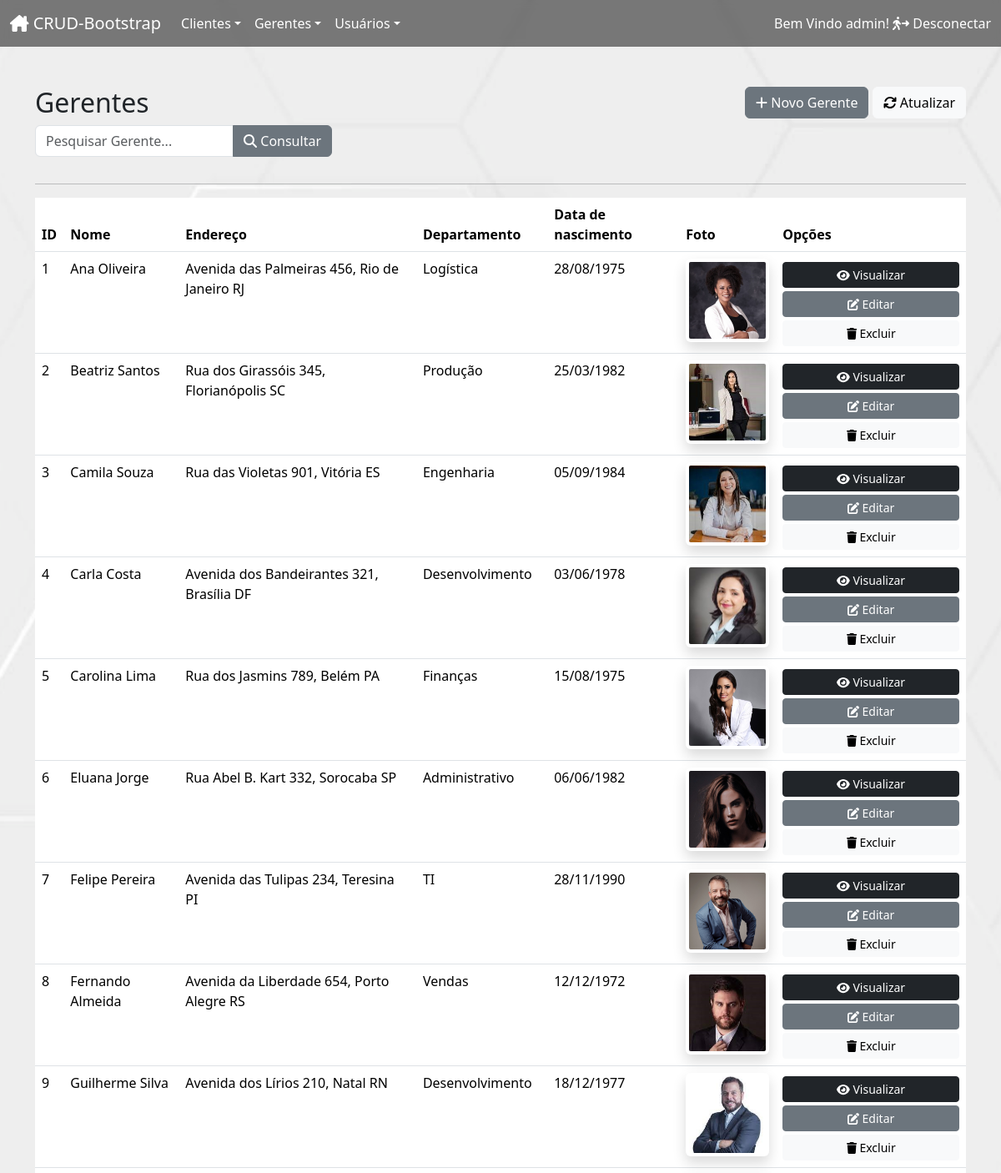
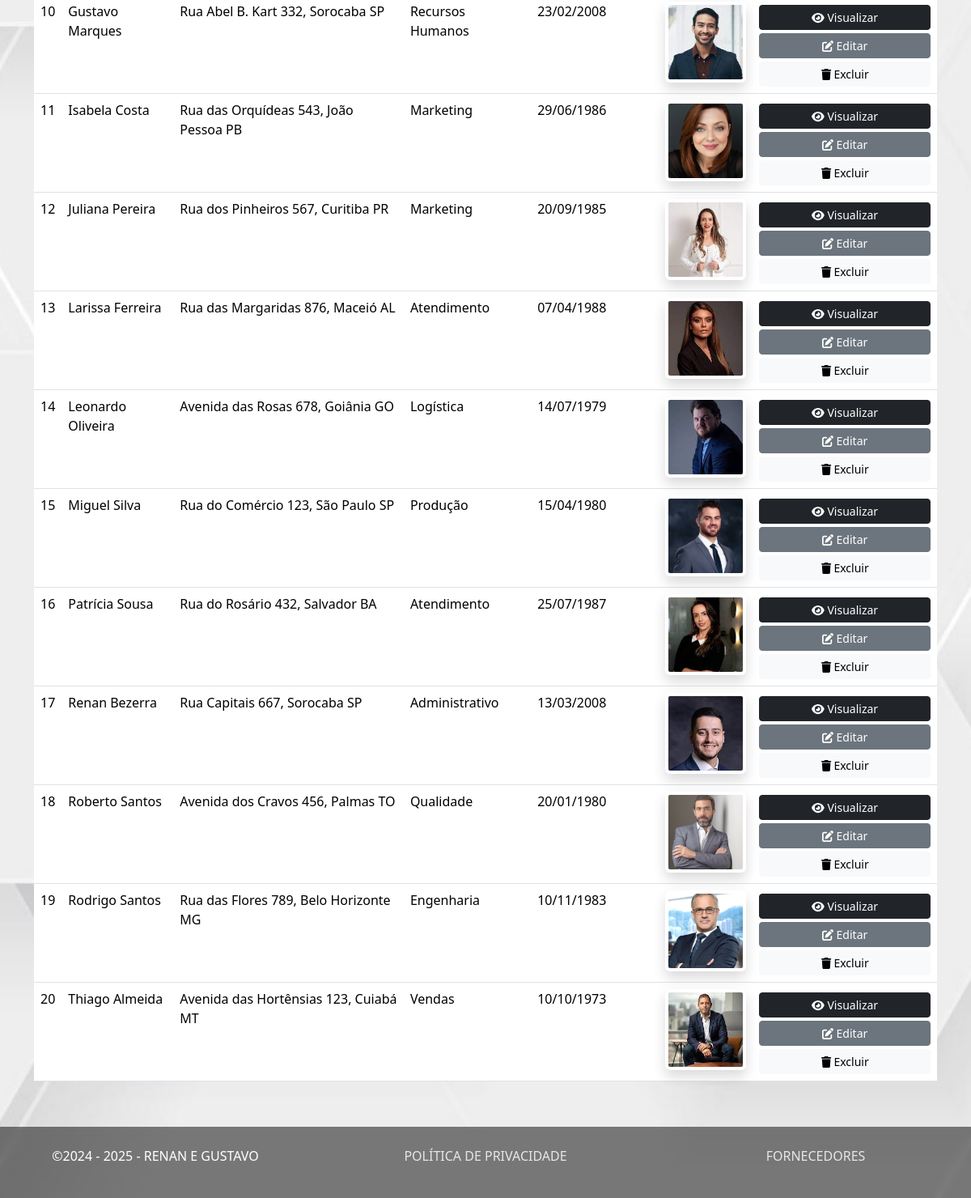
Page /gerentes/index.php (signed in) on the committed database (2 pictures, top to bottom).
### tables this page shows
CREATE TABLE `gerentes` (
  `id` int(11) NOT NULL,
  `nome` varchar(50) NOT NULL,
  `endereco` varchar(50) NOT NULL,
  `depto` varchar(20) NOT NULL,
  `datanasc` datetime NOT NULL,
  `foto` varchar(30) NOT NULL,
  `criacao` datetime NOT NULL,
  `modificacao` datetime NOT NULL
);

### inc/database.php (called while the page is built, shortened)
<?php
	function open_database() {
		try {
			$conn = new PDO("mysql:host=". DB_HOST .";dbname=" . DB_NAME . ";charset=utf8", DB_USER, DB_PASSWORD);
			$conn->setAttribute(PDO::ATTR_ERRMODE, PDO::ERRMODE_EXCEPTION);
			return $conn;
		} catch (Exception $e) {
			throw $e;
			return null;
		}
	}
	function filter($table = null, $condition = null) {
		$database = open_database();
		$found = null;
		try {
			$sql = "SELECT * FROM " . $table;
			$stmt = $database->query($sql);
			$found = $stmt->fetchAll(PDO::FETCH_ASSOC);
		} catch (Exception $e) {
			$_SESSION['message'] = $e->getMessage();
			$_SESSION['type'] = 'danger';
		}
		return $found;
	}
	function find_all($table) {
		return filter($table);
	}
	function formatadata( $data, $formato) {
		$dt = new DateTime ($data, new DateTimeZone("America/Sao_Paulo"));
		return $dt->format($formato);
	}
?>

### gerentes/functions.php (called while the page is built, shortened)
<?php
	function index() {
		if (!empty($_POST['nome'])) {
			$search = $_POST['nome'];
			$gerentes = filter("gerentes", "nome LIKE '%" . $search . "%'");
		} else {
			$gerentes = find_all("gerentes");
		}
	}
?>

### gerentes/index.php (the view, shortened to what this page needs)
<?php
	include("functions.php");
	index();
	include(HEADER_TEMPLATE);
?>
			<div class="container-index-gerentes container-lg">
				<header class="mt-5">
					<div class="row">
						<div class="col-sm-6">
							<h2>Gerentes</h2>
						</div>
						<div class="col-sm-6 text-end">
							<a class="btn btn-secondary" href="add.php"><i class="fa fa-plus"></i> Novo Gerente</a>
							<a class="btn btn-light" href="index.php"><i class="fa fa-refresh"></i> Atualizar</a>
						</div>
						<form name="filtro" action="index.php" method="post">
							<div class="row">
								<div class="form-group col-md-4">
									<div class="input-group mb-3">
										<input type="text" class="form-control" maxlength="50" name="nome" placeholder="Pesquisar Gerente..." required>
										<button type="submit" class="btn btn-secondary"><i class='fas fa-search'></i> Consultar</button>
									</div>
								</div>
							</div>
						</form>
					</div>
				</header>
				<hr>
				<div class="table-responsive">
					<table class="table table-hover">
						<thead>
							<tr>
								<th>ID</th>
								<th>Nome</th>
								<th>Endereço</th>
								<th>Departamento</th>
								<th>Data de nascimento</th>
								<th>Foto</th>
								<th>Opções</th>
							</tr>
						</thead>
						<tbody>
<?php if ($gerentes) : ?>
<?php foreach ($gerentes as $gerente) : ?>
							<tr>
								<td><?php echo $gerente['id']; ?></td>
								<td><?php echo $gerente['nome']; ?></td>
								<td><?php echo $gerente['endereco']; ?></td>
								<td><?php echo $gerente['depto']; ?></td>
								<td><?php echo formatadata($gerente['datanasc'],"d/m/Y"); ?></td>
								<td><?php
									if(!empty($gerente['foto'])){
										echo "<img src=\"fotos/{$gerente['foto']}\" class=\"shadow p-1 mb-1 bg-body rounded\" width=\"100px\">";
									}else{
										echo "<img src=\"fotos/semimagem.jpg\" class=\"shadow p-1 mb-1 bg-body rounded\" width=\"100px\">";
									}
								?></td>
								<td class="actions text-right">
									<a href="view.php?id=<?php echo $gerente['id']; ?>" class="btn btn-sm btn-dark col-12 mt-1"><i class="fa fa-eye"></i> Visualizar</a>
									<a href="edit.php?id=<?php echo $gerente['id']; ?>" class="btn btn-sm btn-secondary col-12 mt-1"><i class="fa-solid fa-pen-to-square"></i> Editar</a>
									<a href="#" class="btn btn-sm btn-light col-12 mt-1" data-bs-toggle="modal" data-bs-target="#delete-modal" data-customer="<?php echo $gerente['id']; ?>">
										<i class="fa fa-trash"></i> Excluir
									</a>
								</td>
							</tr>
<?php endforeach; ?>
<?php else : ?>
							<tr>
								<td colspan="12">Nenhum registro encontrado.</td>
							</tr>
<?php endif; ?>
						</tbody>
					</table>
				</div>
			</div>
<?php
	include(FOOTER_TEMPLATE);
?>

### inc/header.php (shortened to what this page needs)
<!DOCTYPE html>
<html lang="pt-br">
	<head>
		<link rel="stylesheet" href="<?php echo BASEURL; ?>css/bootstrap/bootstrap.min.css">
		<link rel="stylesheet" href="<?php echo BASEURL; ?>css/fontawesome/all.min.css">
		<link rel="stylesheet" href="<?php echo BASEURL; ?>css/style.css">
	</head>
	<body>
		<nav class="navbar navbar-expand-lg navbar-transparente" data-bs-theme="dark">
			<div class="container-fluid">
				<a class="navbar-brand" href="<?php echo BASEURL; ?>"><i class="fa-solid fa-house-chimney"></i> CRUD-Bootstrap</a>
				<div class="collapse navbar-collapse" id="navbarText">
					<ul class="navbar-nav me-auto mb-2 mb-lg-0">
						<li class="nav-item">
							<div class="dropdown">
								<a class="nav-link dropdown-toggle text" href="#" role="button" data-bs-toggle="dropdown" aria-expanded="false">Clientes</a>
							</div>
						</li>
						<li class="nav-item">
							<div class="dropdown">
								<a class="nav-link dropdown-toggle text" href="#" role="button" data-bs-toggle="dropdown" aria-expanded="false">Gerentes</a>
							</div>
						</li>
<?php if (isset($_SESSION["user"])): ?>
<?php if ($_SESSION["user"] == "admin"): ?>
						<li class="nav-item">
							<div class="dropdown">
								<a class="nav-link dropdown-toggle text" href="#" role="button" data-bs-toggle="dropdown" aria-expanded="false">Usuários</a>
							</div>
						</li>
<?php endif; ?>
<?php endif; ?>
					</ul>
					<div class="ms-auto">
<?php if (isset($_SESSION["user"])): ?>
						<a href="<?php echo BASEURL; ?>inc/logout.php" class="nav-link nav-text">Bem Vindo <?php echo $_SESSION["user"]; ?>! <i class="fa-solid fa-person-walking-arrow-right"></i> Desconectar</a>
<?php else: ?>
						<a href="<?php echo BASEURL; ?>inc/login.php" class="nav-link nav-text"><i class="fa-solid fa-user-lock"></i> Login</a>
<?php endif; ?>
					</div>
				</div>
			</div>
		</nav>
		<main>

### inc/footer.php (shortened to what this page needs)
		</main>
		<footer class="footer-transparente footer-estilo">
			<br>
			<div class="row">
				<div class="col-4 text-center">
					<p class="txt-footer">&copy;2024 - <?php $data = new Datetime("now", new DateTimeZone("America/Sao_Paulo")); echo $data->format("Y"); ?>  - RENAN E GUSTAVO</p>
				</div>
				<div class="col-4 text-center">
					<a class="link-footer" href="#" target="_blank">POLÍTICA DE PRIVACIDADE</a>
				</div>
				<div class="col-4 text-center">
					<a class="link-footer" href="#">FORNECEDORES</a>
				</div>
			</div>
			<br>
		</footer>
	</body>
</html>

### css/style.css (style rules this page uses)
html, body { height: 100%; overflow-x:hidden; }
body { background-image: url("../img/bg.jpg"); background-repeat: no-repeat; background-position: center; background-size: cover; }
footer a { color:#e6e6e6; text-decoration:none; }
.navbar { position: relative; z-index: 1060; }
.navbar-transparente { background-color: rgba(0, 0, 0, 0.5); backdrop-filter: blur(5px); margin-bottom: 5vh; }
.footer-transparente { background-color: rgba(0, 0, 0, 0.5); backdrop-filter: blur(5px); margin-top: 5vh; }
.footer-estilo { color:#ffffff; }
.table-responsive { overflow-x: auto; }
.nav-link { color:#ffffff; }
.container-erro-index, .container-edit-usuarios, .container-valida, .container-index-customers, .container-add-customers, .container-edit-customers, .container-view-usuarios, .container-add-usuarios, .container-add-gerentes, .container-edit-gerentes, .container-view-gerentes, .container-index-usuarios, .container-index-gerentes { height: auto; min-height: 110vh; }
input::placeholder { color: #fff; }

### rows in the picture
gerentes: id "1", nome "Ana Oliveira", endereco "Avenida das Palmeiras 456, Rio de Janeiro RJ", depto "Logística", datanasc "28/08/1975", foto (picture)
gerentes: id "2", nome "Beatriz Santos", endereco "Rua dos Girassóis 345, Florianópolis SC", depto "Produção", datanasc "25/03/1982", foto (picture)
gerentes: id "3", nome "Camila Souza", endereco "Rua das Violetas 901, Vitória ES", depto "Engenharia", datanasc "05/09/1984", foto (picture)
gerentes: id "4", nome "Carla Costa", endereco "Avenida dos Bandeirantes 321, Brasília DF", depto "Desenvolvimento", datanasc "03/06/1978", foto (picture)
gerentes: id "5", nome "Carolina Lima", endereco "Rua dos Jasmins 789, Belém PA", depto "Finanças", datanasc "15/08/1975", foto (picture)
gerentes: id "6", nome "Eluana Jorge", endereco "Rua Abel B. Kart 332, Sorocaba SP", depto "Administrativo", datanasc "06/06/1982", foto (picture)
gerentes: id "7", nome "Felipe Pereira", endereco "Avenida das Tulipas 234, Teresina PI", depto "TI", datanasc "28/11/1990", foto (picture)
gerentes: id "8", nome "Fernando Almeida", endereco "Avenida da Liberdade 654, Porto Alegre RS", depto "Vendas", datanasc "12/12/1972", foto (picture)
gerentes: id "9", nome "Guilherme Silva", endereco "Avenida dos Lírios 210, Natal RN", depto "Desenvolvimento", datanasc "18/12/1977", foto (picture)
gerentes: id "10", nome "Gustavo Marques", endereco "Rua Abel B. Kart 332, Sorocaba SP", depto "Recursos Humanos", datanasc "23/02/2008", foto (picture)
gerentes: id "11", nome "Isabela Costa", endereco "Rua das Orquídeas 543, João Pessoa PB", depto "Marketing", datanasc "29/06/1986", foto (picture)
gerentes: id "12", nome "Juliana Pereira", endereco "Rua dos Pinheiros 567, Curitiba PR", depto "Marketing", datanasc "20/09/1985", foto (picture)
gerentes: id "13", nome "Larissa Ferreira", endereco "Rua das Margaridas 876, Maceió AL", depto "Atendimento", datanasc "07/04/1988", foto (picture)
gerentes: id "14", nome "Leonardo Oliveira", endereco "Avenida das Rosas 678, Goiânia GO", depto "Logística", datanasc "14/07/1979", foto (picture)
gerentes: id "15", nome "Miguel Silva", endereco "Rua do Comércio 123, São Paulo SP", depto "Produção", datanasc "15/04/1980", foto (picture)
gerentes: id "16", nome "Patrícia Sousa", endereco "Rua do Rosário 432, Salvador BA", depto "Atendimento", datanasc "25/07/1987", foto (picture)
gerentes: id "17", nome "Renan Bezerra", endereco "Rua Capitais 667, Sorocaba SP", depto "Administrativo", datanasc "13/03/2008", foto (picture)
gerentes: id "18", nome "Roberto Santos", endereco "Avenida dos Cravos 456, Palmas TO", depto "Qualidade", datanasc "20/01/1980", foto (picture)
gerentes: id "19", nome "Rodrigo Santos", endereco "Rua das Flores 789, Belo Horizonte MG", depto "Engenharia", datanasc "10/11/1983", foto (picture)
gerentes: id "20", nome "Thiago Almeida", endereco "Avenida das Hortênsias 123, Cuiabá MT", depto "Vendas", datanasc "10/10/1973", foto (picture)

### other values in the picture
$_SESSION["user"] "admin"
$data->format("Y") "2025"
